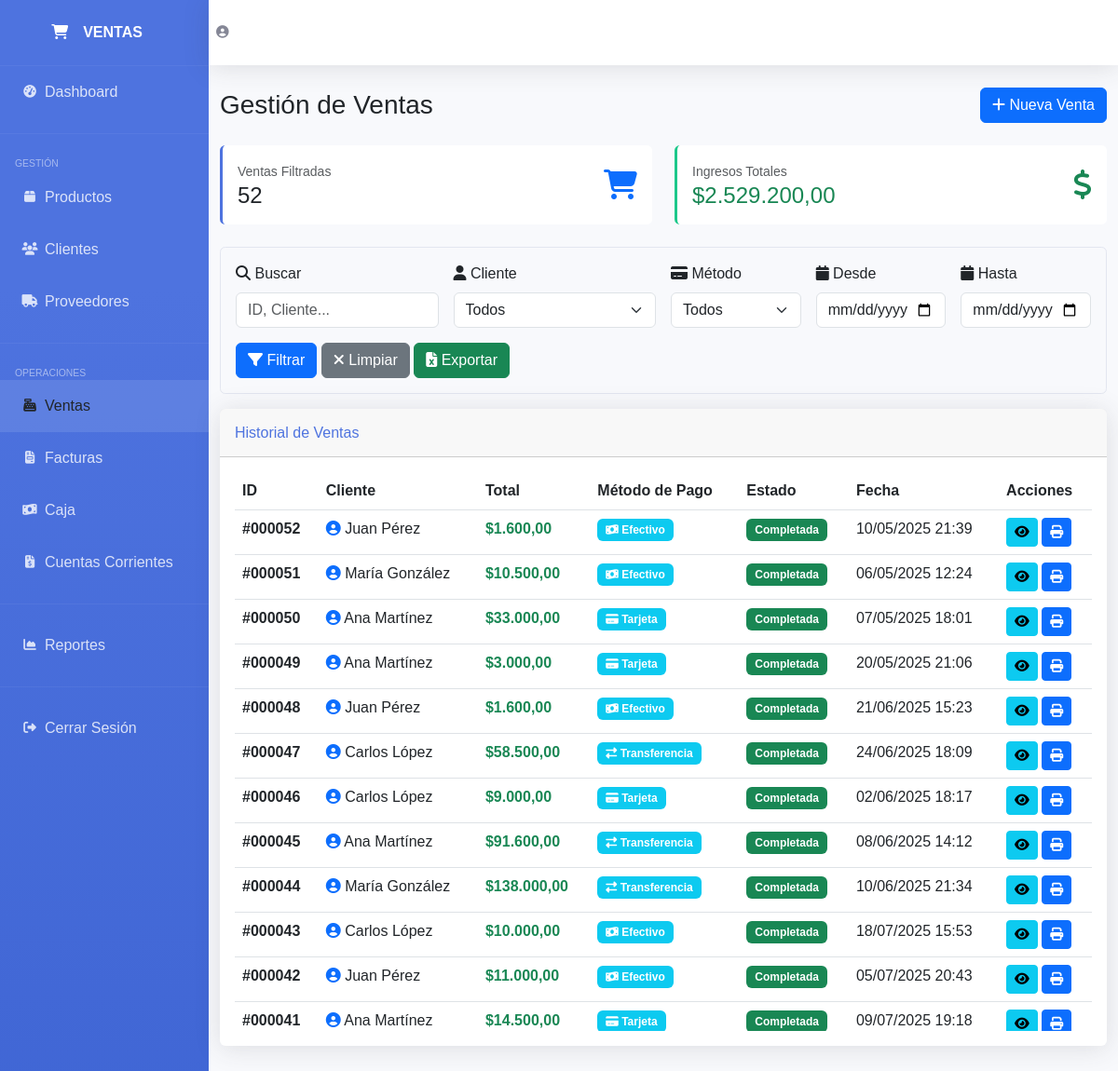
Page /ventas.php on the committed database.
### tables this page shows
CREATE TABLE `ventas` (
  `id` int(11) NOT NULL,
  `cliente_id` int(11) NOT NULL,
  `usuario_id` int(11) NOT NULL,
  `total` decimal(10,2) NOT NULL,
  `metodo_pago` enum('efectivo','tarjeta','transferencia') NOT NULL,
  `estado` enum('pendiente','completada','cancelada') DEFAULT 'completada',
  `fecha_venta` timestamp NOT NULL DEFAULT current_timestamp()
);

CREATE TABLE `clientes` (
  `id` int(11) NOT NULL,
  `nombre` varchar(100) NOT NULL,
  `apellido` varchar(100) NOT NULL,
  `email` varchar(100) DEFAULT NULL,
  `telefono` varchar(20) DEFAULT NULL,
  `direccion` text DEFAULT NULL,
  `dni` varchar(20) DEFAULT NULL,
  `estado` tinyint(1) DEFAULT 1,
  `fecha_creacion` timestamp NOT NULL DEFAULT current_timestamp()
);

### config.php (called while the page is built, shortened)
<?php
function formatear_precio($precio) {
    return '$' . number_format($precio, 2, ',', '.');
}
function formatear_fecha($fecha) {
    return date('d/m/Y H:i', strtotime($fecha));
}
?>

### ventas.php (the view, shortened to what this page needs)
<?php
require_once 'config.php';
$filtro_fecha_desde = isset($_GET['fecha_desde']) ? $_GET['fecha_desde'] : '';
$filtro_fecha_hasta = isset($_GET['fecha_hasta']) ? $_GET['fecha_hasta'] : '';
$busqueda = isset($_GET['buscar']) ? limpiar_entrada($_GET['buscar']) : '';
$sql_ventas = "SELECT v.*, c.nombre as cliente_nombre, c.apellido as cliente_apellido
               FROM ventas v
               INNER JOIN clientes c ON v.cliente_id = c.id
               WHERE 1=1";
$sql_ventas .= " ORDER BY v.id DESC LIMIT 100";
$result_ventas = $conn->query($sql_ventas);
$sql_totales = "SELECT COUNT(*) as cantidad, SUM(v.total) as total_ingresos
                FROM ventas v
                INNER JOIN clientes c ON v.cliente_id = c.id
                WHERE v.estado='completada'";
$totales = $conn->query($sql_totales)->fetch_assoc();
?>
<!DOCTYPE html>
<html lang="es">
<head>
    <link href="https://cdnjs.cloudflare.com/ajax/libs/bootstrap/5.3.0/css/bootstrap.min.css" rel="stylesheet">
    <link href="https://cdnjs.cloudflare.com/ajax/libs/font-awesome/6.4.0/css/all.min.css" rel="stylesheet">
</head>
<body>
    <div id="wrapper">
        <ul class="navbar-nav" id="sidebar-wrapper">
            <a class="sidebar-brand" href="index.php">
                <div class="sidebar-brand-icon"><i class="fas fa-shopping-cart"></i></div>
                <div class="sidebar-brand-text mx-3">VENTAS</div>
            </a>
            <hr class="sidebar-divider my-0" style="border-color: rgba(255,255,255,.2)">
            <li class="nav-item">
                <a class="nav-link" href="index.php">
                    <i class="fas fa-fw fa-tachometer-alt"></i><span>Dashboard</span>
                </a>
            </li>
            <hr class="sidebar-divider" style="border-color: rgba(255,255,255,.2)">
            <div class="sidebar-heading">Gestión</div>
            <li class="nav-item">
                <a class="nav-link" href="productos.php">
                    <i class="fas fa-fw fa-box"></i><span>Productos</span>
                </a>
            </li>
            <li class="nav-item">
                <a class="nav-link" href="clientes.php">
                    <i class="fas fa-fw fa-users"></i><span>Clientes</span>
                </a>
            </li>
            <li class="nav-item">
                <a class="nav-link" href="proveedores.php">
                    <i class="fas fa-fw fa-truck"></i><span>Proveedores</span>
                </a>
            </li>
            <hr class="sidebar-divider" style="border-color: rgba(255,255,255,.2)">
            <div class="sidebar-heading">Operaciones</div>
            <li class="nav-item">
                <a class="nav-link active" href="ventas.php">
                    <i class="fas fa-fw fa-cash-register"></i><span>Ventas</span>
                </a>
            </li>
            <li class="nav-item">
                <a class="nav-link" href="facturas.php">
                    <i class="fas fa-fw fa-file-invoice"></i><span>Facturas</span>
                </a>
            </li>
            <li class="nav-item">
                <a class="nav-link" href="caja.php">
                    <i class="fas fa-fw fa-money-bill-wave"></i><span>Caja</span>
                </a>
            </li>
            <li class="nav-item">
                <a class="nav-link" href="cuentas_corrientes.php">
                    <i class="fas fa-fw fa-file-invoice-dollar"></i><span>Cuentas Corrientes</span>
                </a>
            </li>
            <hr class="sidebar-divider" style="border-color: rgba(255,255,255,.2)">
            <li class="nav-item">
                <a class="nav-link" href="reportes.php">
                    <i class="fas fa-fw fa-chart-area"></i><span>Reportes</span>
                </a>
            </li>
            <hr class="sidebar-divider" style="border-color: rgba(255,255,255,.2)">
            <li class="nav-item">
                <a class="nav-link" href="cerrar_sesion.php">
                    <i class="fas fa-fw fa-sign-out-alt"></i><span>Cerrar Sesión</span>
                </a>
            </li>
        </ul>
        <div id="content-wrapper">
            <nav class="navbar navbar-expand topbar mb-4 static-top">
                <ul class="navbar-nav ml-auto">
                    <li class="nav-item">
                        <a class="nav-link" href="#">
                            <i class="fas fa-user-circle fa-2x" style="color: #858796;"></i>
                        </a>
                    </li>
                </ul>
            </nav>
            <div class="container-fluid">
                <div class="d-sm-flex align-items-center justify-content-between mb-4">
                    <h1 class="h3 mb-0 text-gray-800">Gestión de Ventas</h1>
                    <button class="btn btn-primary" data-bs-toggle="modal" data-bs-target="#modalVenta">
                        <i class="fas fa-plus"></i> Nueva Venta
                    </button>
                </div>
                <div class="row mb-4">
                    <div class="col-md-6">
                        <div class="stat-box">
                            <div class="d-flex justify-content-between align-items-center">
                                <div>
                                    <small class="text-muted">Ventas Filtradas</small>
                                    <h4 class="mb-0"><?php echo $totales['cantidad'] ?? 0; ?></h4>
                                </div>
                                <i class="fas fa-shopping-cart fa-2x text-primary"></i>
                            </div>
                        </div>
                    </div>
                    <div class="col-md-6">
                        <div class="stat-box" style="border-left-color: var(--success)">
                            <div class="d-flex justify-content-between align-items-center">
                                <div>
                                    <small class="text-muted">Ingresos Totales</small>
                                    <h4 class="mb-0 text-success"><?php echo formatear_precio($totales['total_ingresos'] ?? 0); ?></h4>
                                </div>
                                <i class="fas fa-dollar-sign fa-2x text-success"></i>
                            </div>
                        </div>
                    </div>
                </div>
                <div class="filtros-card">
                    <form method="GET" class="row g-3">
                        <div class="col-md-3">
                            <label class="form-label"><i class="fas fa-search"></i> Buscar</label>
                            <input type="text" class="form-control" name="buscar" value="<?php echo $busqueda; ?>" placeholder="ID, Cliente...">
                        </div>
                        <div class="col-md-3">
                            <label class="form-label"><i class="fas fa-user"></i> Cliente</label>
                            <select class="form-select" name="cliente">
                                <option value="">Todos</option>
                            </select>
                        </div>
                        <div class="col-md-2">
                            <label class="form-label"><i class="fas fa-credit-card"></i> Método</label>
                            <select class="form-select" name="metodo">
                                <option value="">Todos</option>
                            </select>
                        </div>
                        <div class="col-md-2">
                            <label class="form-label"><i class="fas fa-calendar"></i> Desde</label>
                            <input type="date" class="form-control" name="fecha_desde" value="<?php echo $filtro_fecha_desde; ?>">
                        </div>
                        <div class="col-md-2">
                            <label class="form-label"><i class="fas fa-calendar"></i> Hasta</label>
                            <input type="date" class="form-control" name="fecha_hasta" value="<?php echo $filtro_fecha_hasta; ?>">
                        </div>
                        <div class="col-12">
                            <button type="submit" class="btn btn-primary">
                                <i class="fas fa-filter"></i> Filtrar
                            </button>
                            <a href="ventas.php" class="btn btn-secondary">
                                <i class="fas fa-times"></i> Limpiar
                            </a>
                            <button type="button" class="btn btn-success" onclick="window.location.href='exportar_excel.php?tipo=ventas'">
                                <i class="fas fa-file-excel"></i> Exportar
                            </button>
                        </div>
                    </form>
                </div>
                <div class="card">
                    <div class="card-header py-3">
                        <h6 class="m-0 font-weight-bold" style="color: var(--primary);">Historial de Ventas</h6>
                    </div>
                    <div class="card-body">
                        <div class="table-responsive">
                            <table class="table table-hover">
                                <thead>
                                    <tr>
                                        <th>ID</th>
                                        <th>Cliente</th>
                                        <th>Total</th>
                                        <th>Método de Pago</th>
                                        <th>Estado</th>
                                        <th>Fecha</th>
                                        <th>Acciones</th>
                                    </tr>
                                </thead>
                                <tbody>
                                    <?php
                                    if($result_ventas->num_rows > 0):
                                        while($row = $result_ventas->fetch_assoc()):
                                    ?>
                                    <tr>
                                        <td><strong>#<?php echo str_pad($row['id'], 6, '0', STR_PAD_LEFT); ?></strong></td>
                                        <td>
                                            <i class="fas fa-user-circle text-primary"></i>
                                            <?php echo $row['cliente_nombre'] . ' ' . $row['cliente_apellido']; ?>
                                        </td>
                                        <td class="text-success fw-bold"><?php echo formatear_precio($row['total']); ?></td>
                                        <td>
                                            <?php
                                            $iconos = [
                                                'efectivo' => 'fa-money-bill-wave',
                                                'tarjeta' => 'fa-credit-card',
                                                'transferencia' => 'fa-exchange-alt'
                                            ];
                                            ?>
                                            <span class="badge bg-info">
                                                <i class="fas <?php echo $iconos[$row['metodo_pago']] ?? 'fa-wallet'; ?>"></i>
                                                <?php echo ucfirst($row['metodo_pago']); ?>
                                            </span>
                                        </td>
                                        <td>
                                            <span class="badge bg-success">
                                                <?php echo ucfirst($row['estado']); ?>
                                            </span>
                                        </td>
                                        <td><?php echo formatear_fecha($row['fecha_venta']); ?></td>
                                        <td>
                                            <button class="btn btn-info btn-sm" onclick="verDetalle(<?php echo $row['id']; ?>)" title="Ver Detalle">
                                                <i class="fas fa-eye"></i>
                                            </button>
                                            <button class="btn btn-primary btn-sm" onclick="imprimirTicket(<?php echo $row['id']; ?>)" title="Imprimir">
                                                <i class="fas fa-print"></i>
                                            </button>
                                        </td>
                                    </tr>
                                    <?php
                                        endwhile;
                                    endif; ?>
                                </tbody>
                            </table>
                        </div>
                    </div>
                </div>
            </div>
        </div>
    </div>
</body>
</html>

### ventas.php (style rules this page uses)
:root { --primary: #4e73df; --success: #1cc88a; --info: #36b9cc; --warning: #f6c23e; --danger: #e74a3b; }
body { font-family: 'Nunito', sans-serif; background-color: #f8f9fc; }
#wrapper { display: flex; }
#sidebar-wrapper { min-height: 100vh; width: 224px; background: linear-gradient(180deg, #4e73df 10%, #224abe 100%); }
.sidebar-brand { height: 4.375rem; text-decoration: none; font-size: 1rem; font-weight: 800; padding: 1.5rem 1rem; text-align: center; color: #fff; display: flex; align-items: center; justify-content: center; }
.nav-link { display: flex; align-items: center; padding: 1rem; color: rgba(255,255,255,.8); text-decoration: none; transition: all 0.3s; }
.nav-link:hover, .nav-link.active { color: #fff; background-color: rgba(255,255,255,.1); }
.nav-link i { width: 2rem; font-size: 0.85rem; }
.sidebar-heading { color: rgba(255,255,255,.5); padding: 0 1rem; font-size: 0.65rem; text-transform: uppercase; margin-top: 0.5rem; }
#content-wrapper { flex: 1; display: flex; flex-direction: column; }
.topbar { height: 4.375rem; background-color: #fff; box-shadow: 0 0.15rem 1.75rem 0 rgba(58, 59, 69, 0.15); }
.card { border: none; box-shadow: 0 0.15rem 1.75rem 0 rgba(58, 59, 69, 0.15); margin-bottom: 1.5rem; }
.table-responsive { max-height: 600px; overflow-y: auto; }
.btn-sm { padding: 0.25rem 0.5rem; font-size: 0.875rem; }
.badge { padding: 0.5em 0.75em; }
.filtros-card { background-color: #f8f9fc; border: 1px solid #e3e6f0; border-radius: 0.35rem; padding: 1rem; margin-bottom: 1rem; }
.stat-box { background: white; padding: 1rem; border-radius: 0.35rem; border-left: 3px solid var(--primary); }

### rows in the picture
ventas: id "000052", cliente.nombre "Juan", cliente.apellido "Pérez", total "$1.600,00", metodo_pago "Efectivo", estado "Completada", fecha_venta "10/05/2025 21:39"
ventas: id "000051", cliente.nombre "María", cliente.apellido "González", total "$10.500,00", metodo_pago "Efectivo", estado "Completada", fecha_venta "06/05/2025 12:24"
ventas: id "000050", cliente.nombre "Ana", cliente.apellido "Martínez", total "$33.000,00", metodo_pago "Tarjeta", estado "Completada", fecha_venta "07/05/2025 18:01"
ventas: id "000049", cliente.nombre "Ana", cliente.apellido "Martínez", total "$3.000,00", metodo_pago "Tarjeta", estado "Completada", fecha_venta "20/05/2025 21:06"
ventas: id "000048", cliente.nombre "Juan", cliente.apellido "Pérez", total "$1.600,00", metodo_pago "Efectivo", estado "Completada", fecha_venta "21/06/2025 15:23"
ventas: id "000047", cliente.nombre "Carlos", cliente.apellido "López", total "$58.500,00", metodo_pago "Transferencia", estado "Completada", fecha_venta "24/06/2025 18:09"
ventas: id "000046", cliente.nombre "Carlos", cliente.apellido "López", total "$9.000,00", metodo_pago "Tarjeta", estado "Completada", fecha_venta "02/06/2025 18:17"
ventas: id "000045", cliente.nombre "Ana", cliente.apellido "Martínez", total "$91.600,00", metodo_pago "Transferencia", estado "Completada", fecha_venta "08/06/2025 14:12"
ventas: id "000044", cliente.nombre "María", cliente.apellido "González", total "$138.000,00", metodo_pago "Transferencia", estado "Completada", fecha_venta "10/06/2025 21:34"
ventas: id "000043", cliente.nombre "Carlos", cliente.apellido "López", total "$10.000,00", metodo_pago "Efectivo", estado "Completada", fecha_venta "18/07/2025 15:53"
ventas: id "000042", cliente.nombre "Juan", cliente.apellido "Pérez", total "$11.000,00", metodo_pago "Efectivo", estado "Completada", fecha_venta "05/07/2025 20:43"
ventas: id "000041", cliente.nombre "Ana", cliente.apellido "Martínez", total "$14.500,00", metodo_pago "Tarjeta", estado "Completada", fecha_venta "09/07/2025 19:18"

### other values in the picture
$totales['cantidad'] "52"
formatear_precio($totales['total_ingresos'] ?? 0) "$2.529.200,00"
